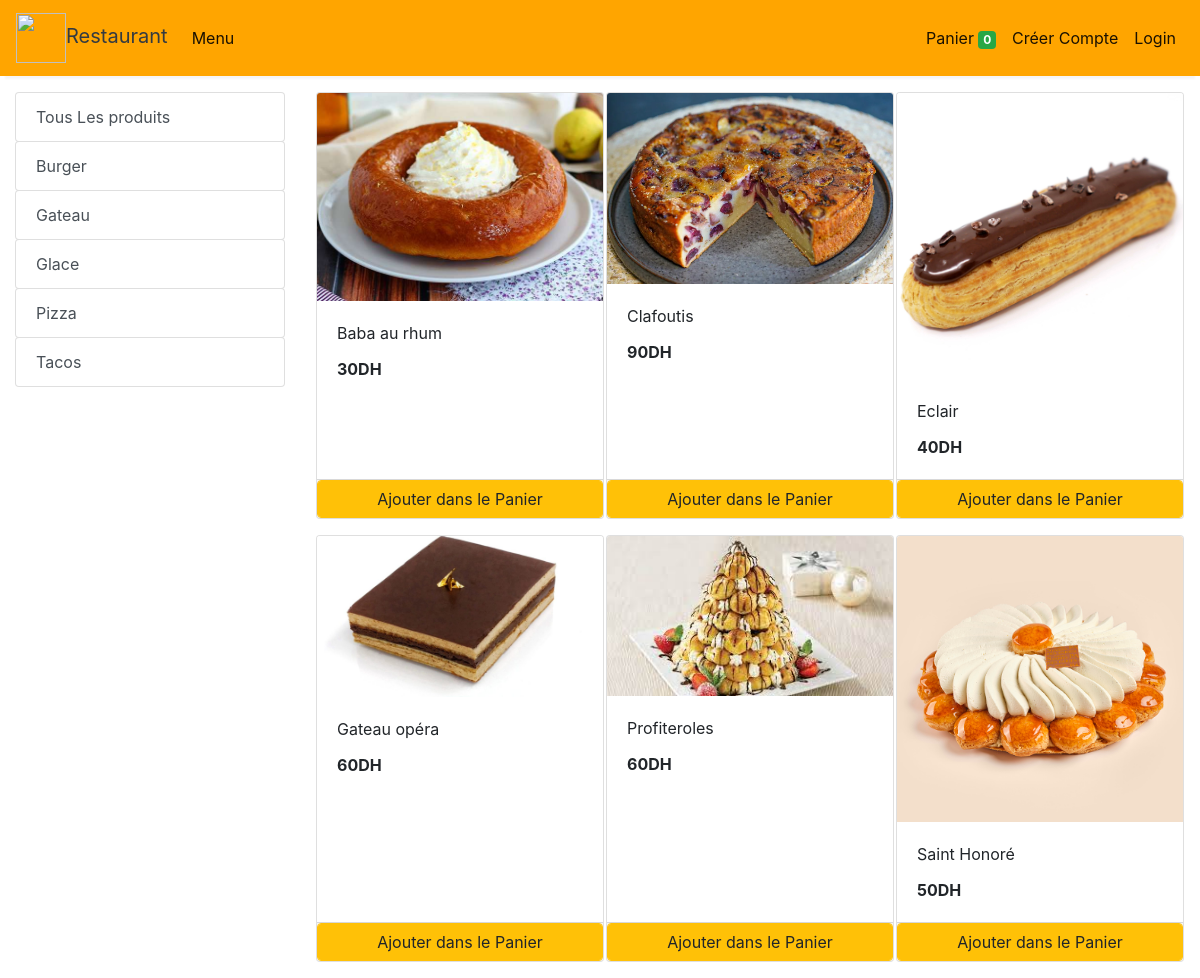
The app's page /store?category=33 with its own data.
### store/models/category.py (models this page shows, shortened)
class Category(models.Model):
    name= models.CharField(max_length=50)
    @staticmethod
    def get_all_categories():
        return Category.objects.all()

### store/models/product.py (models this page shows, shortened)
class Products(models.Model):
    name = models.CharField(max_length=60)
    price= models.IntegerField(default=0)
    category= models.ForeignKey(Category,on_delete=models.CASCADE,default=1 )
    description= models.CharField(max_length=250, default='', blank=True, null= True)
    image= models.ImageField(upload_to='uploads/products/')
    @staticmethod
    def get_all_products_by_categoryid(category_id):
        if category_id:
            return Products.objects.filter (category=category_id)
        else:
            return Products.get_all_products();

### store/views/home.py (the view)
# urls.py: path('' , include('store.urls'))
def store(request):
    cart = request.session.get('cart')
    if not cart:
        request.session['cart'] = {}
    products = None
    categories = Category.get_all_categories()
    categoryID = request.GET.get('category')
    if categoryID:
        products = Products.get_all_products_by_categoryid(categoryID)
    else:
        products = Products.get_all_products();
    data = {}
    data['products'] = products
    data['categories'] = categories
    print('EMAIL : ', request.session.get('email'))
    return render(request, 'index.html', data)

### store/templatetags/cart.py (called while the page is built)
@register.filter (name='is_in_cart')
def is_in_cart(product, cart):
    keys = cart.keys ()
    for id in keys:
        if int (id) == product.id:
            return True
    return False;

### store/templatetags/custom_filter.py (called while the page is built)
@register.filter(name='currency')
def currency(number):
    return str(number)+"DH"

### store/templates/index.html (shortened to what this page needs)
{% extends 'base.html' %}
{% block content %}
{% load cart %}
{% load custom_filter %}
<div class="container-fluid mt-3">
	<div class="row">
		<div class="col-lg-3 mx-auto">
			<div class="list-group">
				<a href="/" class="list-group-item list-group-item-action btn btn-outline-warning">Tous Les produits</a>
				{% for category in categories %}
				<a href="/?category={{category.id}}"
					class="list-group-item list-group-item-action btn btn-outline-warning ">{{category.name}}</a>
				{% endfor %}
			</div>
		</div>
		<div id='products' class="col-lg-9 mx-auto">
			<div class="row mx-auto">
				{% for product in products %}
				<div class="card mx-auto mb-3" id={{product.id}} style="width: 18rem;">
					<img class="card-img-top" src="{{product.image.url}}" alt="Card image cap">
					<div class="card-body">
						<p class="card-title">{{product.name}}</p>
						<p class="card-text"><b>{{product.price|currency}}</b></p>
					</div>
					<div class="card-footer p-0 no-gutters">
						{% if product|is_in_cart:request.session.cart %}
						<div class="row no-gutters">
							<form action="/#{{product.id}}" class="col-2 " method="post">
								{% csrf_token %}
								<input hidden type="text" name='product' value='{{product.id}}'>
								<input hidden type="text" name='remove' value='True'>
								<input type="submit" value=" - " class="btn btn-block btn-warning border-right">
							</form>
							<div class="text-center col btn btn-warning">{{product|cart_quantity:request.session.cart}} Dans le Panier</div>
							<form action="/#{{product.id}}" class="col-2 " method="post">
								{% csrf_token %}
								<input hidden type="text" name='product' value='{{product.id}}'>
								<input type="submit" value=" + " class="btn btn-block btn-warning border-left">
							</form>
						</div>
						{% else %}
						<form action="/#{{product.id}}" method="POST" class="btn-block">
							<input type="submit" class="float-right btn btn-warning form-control"
								value="Ajouter dans le Panier">
						</form>
						{% endif %}
					</div>
				</div>
				{% endfor %}
			</div>
		</div>
	</div>
</div>
{% endblock %}

### records on screen
Category: name "Burger"
Category: name "Gateau"
Category: name "Glace"
Category: name "Pizza"
Category: name "Tacos"
Products: image (picture), name "Baba au rhum", price "30DH"
Products: image (picture), name "Clafoutis", price "90DH"
Products: image (picture), name "Eclair", price "40DH"
Products: image (picture), name "Gateau opéra", price "60DH"
Products: image (picture), name "Profiteroles", price "60DH"
Products: image (picture), name "Saint Honoré", price "50DH"

### other values on screen
{{ request.session.cart.keys|length }} "0"
